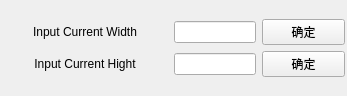
<?xml version="1.0" encoding="UTF-8"?>
<ui version="4.0">
 <class>SetWinSize</class>
 <widget class="QWidget" name="SetWinSize">
  <property name="geometry">
   <rect>
    <x>0</x>
    <y>0</y>
    <width>347</width>
    <height>96</height>
   </rect>
  </property>
  <property name="windowTitle">
   <string>SetWinSize</string>
  </property>
  <layout class="QVBoxLayout" name="verticalLayout">
   <property name="spacing">
    <number>2</number>
   </property>
   <property name="leftMargin">
    <number>2</number>
   </property>
   <property name="topMargin">
    <number>2</number>
   </property>
   <property name="rightMargin">
    <number>2</number>
   </property>
   <property name="bottomMargin">
    <number>2</number>
   </property>
   <item>
    <layout class="QGridLayout" name="gridLayout" columnstretch="2,1,1">
     <item row="0" column="1">
      <widget class="QLineEdit" name="lineEdit"/>
     </item>
     <item row="0" column="0">
      <widget class="QLabel" name="label">
       <property name="text">
        <string>Input Current Width</string>
       </property>
       <property name="alignment">
        <set>Qt::AlignCenter</set>
       </property>
      </widget>
     </item>
     <item row="1" column="1">
      <widget class="QLineEdit" name="lineEdit2"/>
     </item>
     <item row="1" column="0">
      <widget class="QLabel" name="label_2">
       <property name="text">
        <string>Input Current Hight</string>
       </property>
       <property name="alignment">
        <set>Qt::AlignCenter</set>
       </property>
      </widget>
     </item>
     <item row="0" column="2">
      <widget class="QPushButton" name="pushButton">
       <property name="text">
        <string>确定</string>
       </property>
      </widget>
     </item>
     <item row="1" column="2">
      <widget class="QPushButton" name="pushButton2">
       <property name="text">
        <string>确定</string>
       </property>
      </widget>
     </item>
    </layout>
   </item>
  </layout>
 </widget>
 <layoutdefault spacing="6" margin="11"/>
 <resources/>
 <connections/>
</ui>
